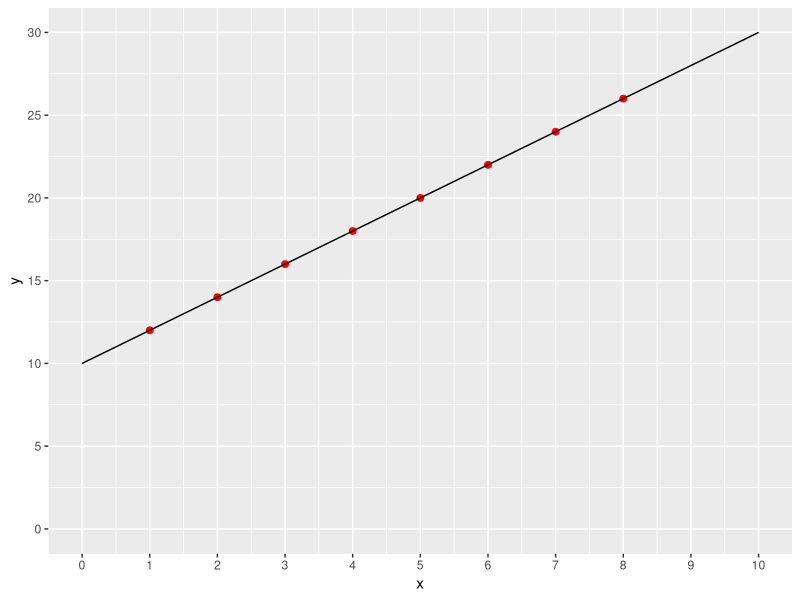
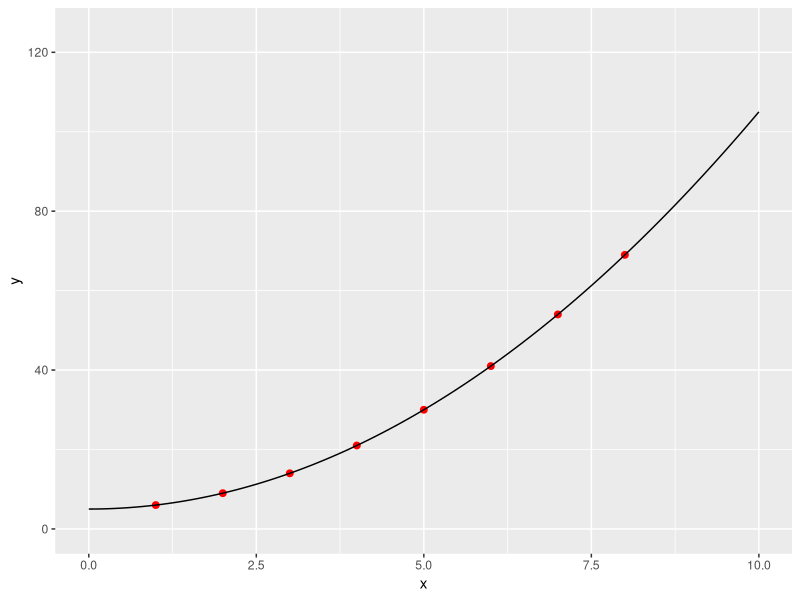
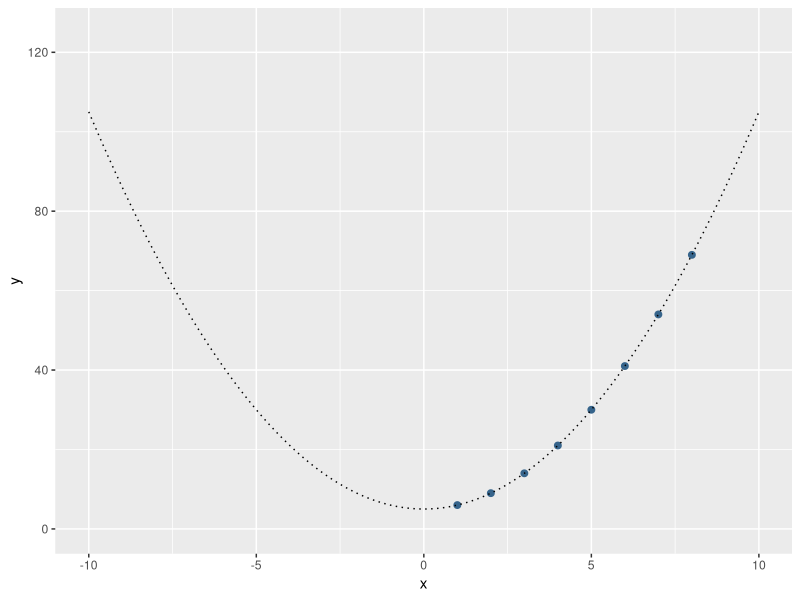

These charts were generated, in order, by the following R code:
## ---- chunk 1
knitr::opts_chunk$set(echo = TRUE)
## ---- chunk 2
library(tidyverse)
## ---- chunk 3
func_x <- tibble(
  x = c(1,2,3,4,5,6,7,8), 
  y = 10 + (2*x) 
)

func_x
## ---- chunk 4
fun1 <- function(x) 10+(2*x)
## ---- chunk 5
fun1(5)
fun1(c(10,12,14))
## ---- chunk 6

ggplot(func_x, aes(x, y)) + 
  geom_point(colour = "red", size = 2) +
  stat_function(fun = fun1) +
  scale_x_continuous(name = "x", breaks = c(0:10), 
                     labels = c(0:10), limits = c(0,10)) +
  scale_y_continuous(name = "y", breaks = c(seq(0,30,5)), 
                     labels = c(seq(0,30,5)), limits = c(0,30))
## ---- chunk 7
fun2 <- function(x) 5+(x^2)
## ---- chunk 8
func_x2 <- tibble(
  x = c(1,2,3,4,5,6,7,8), 
  y = fun2(x)
)
func_x2
## ---- chunk 9
ggplot(func_x2, aes(x, y)) + 
  geom_point(colour = "red", size = 2) +
  stat_function(fun = fun2) +
  scale_x_continuous(limits=c(0,10)) + 
  scale_y_continuous(limits=c(0,125))
## ---- chunk 10
ggplot(func_x2, aes(x, y)) + 
  geom_point(colour = "steelblue4", size = 2) +
  stat_function(fun = fun2, linetype="dotted") +
  scale_x_continuous(limits=c(-10,10)) + 
  scale_y_continuous(limits=c(0,125))
## ---- chunk 11
flowers_data<- tibble(inch = c(2,3,1,5.4,6.25,7.02,5.3,15,7.8, 2.5), 
                      cm = inch*2.54)
flowers_data

## ---- chunk 12
flowers_data %>% summarise(inch_mean = mean(inch), 
                           cm_mean = mean(cm), 
                           inch_sd = sd(inch), 
                           cm_sd = sd(cm))
## ---- chunk 13
      flowers_data <- flowers_data %>% mutate(cm_z = (cm-mean(cm))/sd(cm), 
                              inch_z = (inch-mean(inch))/sd(inch)) 
## ---- chunk 14
flowers_data
## ---- chunk 15
flowers_data %>% summarise(mean_z = round(mean(cm_z),2),
                           sd_z = round(sd(cm_z),2))
